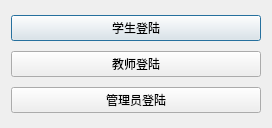
<?xml version="1.0" encoding="UTF-8"?>
<ui version="4.0">
 <class>Entrance</class>
 <widget class="QDialog" name="Entrance">
  <property name="geometry">
   <rect>
    <x>0</x>
    <y>0</y>
    <width>272</width>
    <height>128</height>
   </rect>
  </property>
  <property name="windowTitle">
   <string>选择登陆角色</string>
  </property>
  <layout class="QVBoxLayout" name="verticalLayout">
   <item>
    <widget class="QPushButton" name="studentButton">
     <property name="text">
      <string>学生登陆</string>
     </property>
    </widget>
   </item>
   <item>
    <widget class="QPushButton" name="teacherButton">
     <property name="text">
      <string>教师登陆</string>
     </property>
    </widget>
   </item>
   <item>
    <widget class="QPushButton" name="adminButton">
     <property name="text">
      <string>管理员登陆</string>
     </property>
    </widget>
   </item>
  </layout>
 </widget>
 <resources/>
 <connections/>
</ui>
